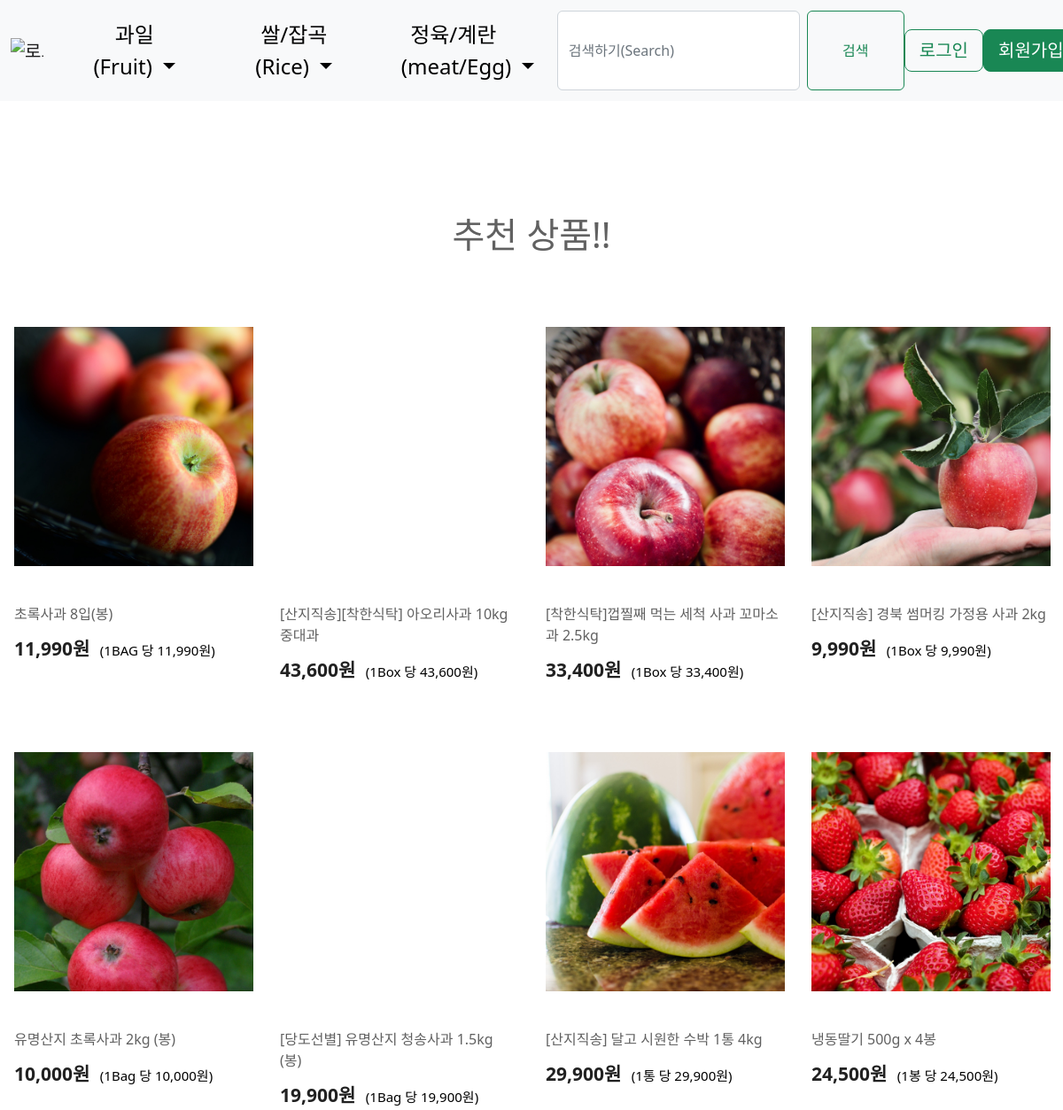
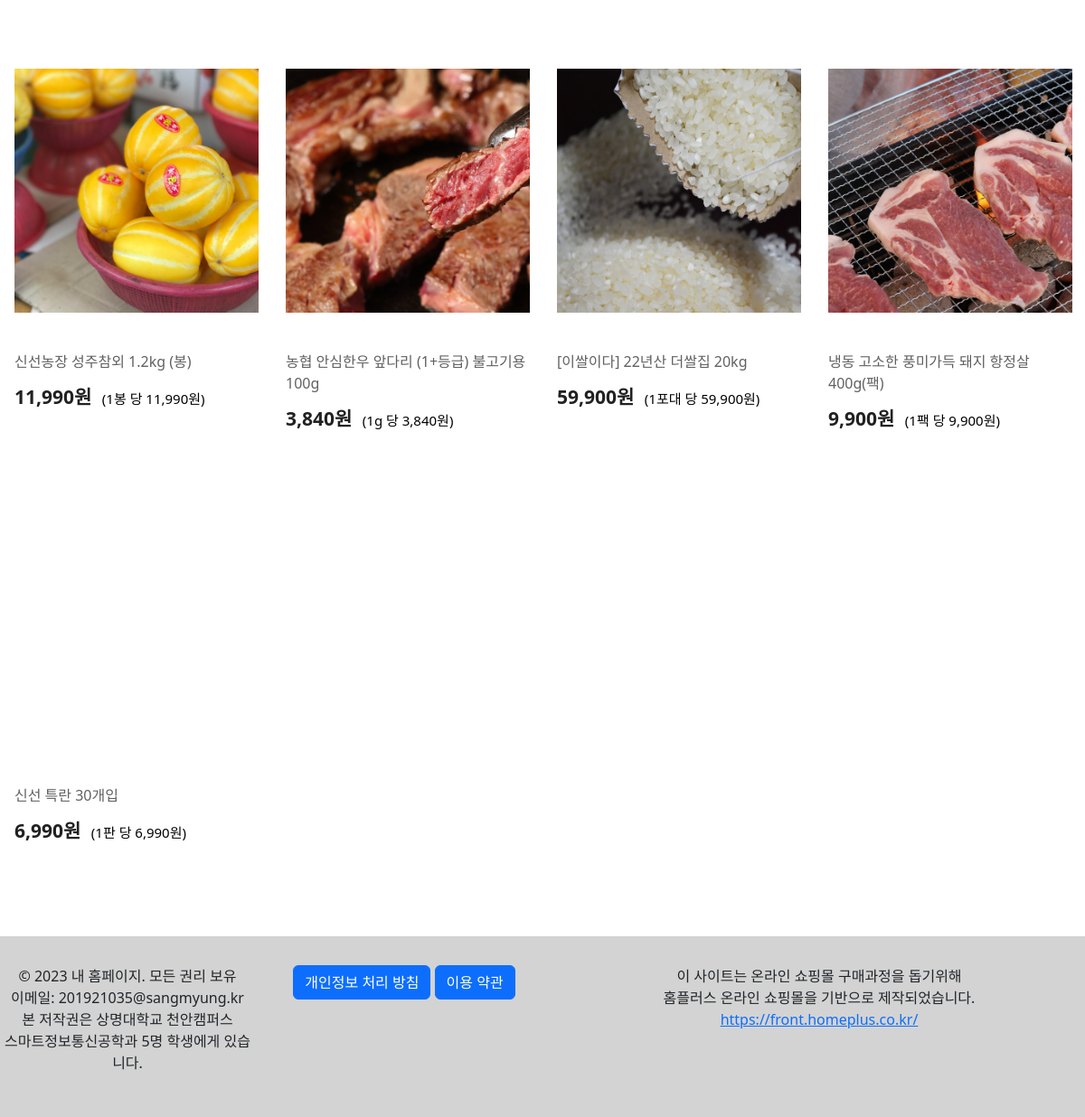
The page / on the database its author committed (2 pictures, top to bottom).
### helpyou/models.py (models this page shows, shortened)
class Product(models.Model):
    categorybig = models.ForeignKey(CategoryBig, on_delete=models.CASCADE, default='')
    categorysmall = models.ForeignKey(CategorySmall, on_delete=models.CASCADE, default='')
    name = models.CharField(max_length=30)  # 상품명
    country = models.CharField(max_length=30) # 원산지
    price = models.IntegerField() # 가격
    unit = models.CharField(max_length=10) # 단위 (개 or BAG) 예) 몇 개당 얼마
    card = models.CharField(max_length=30, null=False, default='3000') # 배송비 3000원
    delivery = models.CharField(max_length=30, null=False, default='3000') # 배송비 3000원
    main_image = models.ImageField(upload_to='helpyou/files/%Y/%m/%d', blank=True) # 메인 이미지
    sub_image1 = models.ImageField(upload_to='helpyou/files/%Y/%m/%d', blank=True) # 서브 이미지 1
    sub_image2 = models.ImageField(upload_to='helpyou/files/%Y/%m/%d', blank=True)  # 서브 이미지 2
    sub_image3 = models.ImageField(upload_to='helpyou/files/%Y/%m/%d', blank=True)  # 서브 이미지 3

### helpyou/views.py (the view, shortened to what this page needs)
# urls.py: path('', views.Index.as_view(), name='index'),  # 첫 화면(메인페이지)
class Index(ListView):
    model = Product
    template_name = "helpyou/index.html"

### helpyou/templates/helpyou/index.html (shortened to what this page needs)
{% include 'helpyou/nav.html' %}
{%  load static %}
{% load humanize %}
    {% block css_area %}
      <link href="{% static 'helpyou/css/index.css' %}" rel="stylesheet" type="text/css">
    {% endblock %}
    {% block main_area %}
        <div class="list_name">
            <div class="name">
                <h3>추천 상품!!</h3>
            </div>
        </div>
        <div class="products col4">
            {% if product_list.exists %}
                    {% for p in product_list %}
                        <li>
                            <div class="img_wrap">
                                <button class="img_button" onclick="retrun false;" style="background: url('{{ p.main_image.url }}') no-repeat; background-size: cover; width: 270px; height: 270px; border: none; cursor: pointer;">
                                </button>
                            </div>
                            <div class="item_info">
                                <a class="click" href="categorydetail.html">
                                    <div class="space1"></div>
                                    <span class="name">
                                        {{ p.name }}
                                    </span>
                                </a>
                                <div class="space2">
                                    <span class="price">
                                        {{ p.price|intcomma }}원
                                    </span>
                                    <span class="price_detail">
                                        (1{{ p.unit }} 당 {{ p.price|intcomma }}원)
                                    </span>
                                </div>
                            </div>
                        </li>
                    {% endfor %}
            {% endif %}
        </div>
    {% endblock %}
{%  include 'helpyou/footer.html' %}

### helpyou/templates/helpyou/nav.html (shortened to what this page needs)
<!DOCTYPE html>
{%  load static %}
<html lang="en">
<head>
        <link href="https://cdn.jsdelivr.net/npm/bootstrap@5.2.3/dist/css/bootstrap.min.css" rel="stylesheet"
>
    <link href="{% static 'helpyou/css/nav.css' %}" rel="stylesheet" type="text/css">
</head>
<body>
    <div class="header">
        <nav class="navbar navbar-expand-lg bg-light">
            <div class="container-fluid">
                <a class="navbar-brand" href="/">
                    <img src="https://cdn.discordapp.com/attachments/1131799837742997516/1133282568146518057/12-removebg-preview.png" width="200" height="70" alt="로고">
                </a>
                <div class="collapse navbar-collapse" id="navbarSupportedContent">
                    <div class="list">
                        <div class="container">
                            <div class="dropdown">
                              <button class="btn btn-outline-success btn-lg dropdown-toggle" type="button" id="dropdownMenuButton1" data-toggle="dropdown" aria-haspopup="true" aria-expanded="false">
                                과일<br>(Fruit)
                              </button>
                            </div>
                            <div class="dropdown">
                              <button class="btn btn-outline-success btn-lg dropdown-toggle" type="button" id="dropdownMenuButton2" data-toggle="dropdown" aria-haspopup="true" aria-expanded="false">
                                쌀/잡곡<br>(Rice)
                              </button>
                            </div>
                            <div class="dropdown">
                              <button class="btn btn-outline-success btn-lg dropdown-toggle" type="button" id="dropdownMenuButton3" data-toggle="dropdown" aria-haspopup="true" aria-expanded="false">
                                정육/계란<br>(meat/Egg)
                              </button>
                            </div>
                        </div>
                    </div>
                    </div>
                    <form class="d-flex col-4" role="search" id="searchbutton" >
                        <input class="form-control me-2" type="search" placeholder="검색하기(Search)" aria-label="Search" id="searchinput">
                        <button class="btn btn-outline-success" type="submit">검색</button>
                    </form>
                    <div class="col text-end">
                        <div class="btn-group" role="group" aria-label="로그인 및 회원가입 버튼">
                            {% if user.is_authenticated %}
                            <form method=post action="{% url 'helpyou:logout' %}">
                                {% csrf_token %}
                                <input type="submit" value="로그아웃" class="btn btn-outline-success btn-lg">
                            </form>
                            {% else %}
                            <form method=post action="{% url 'helpyou:login' %}">
                                <input type="submit" value="로그인" class="btn btn-outline-success btn-lg">
                            </form>
                            {% endif %}
                            <form method="post" action="/">
                                <input type="submit" value="회원가입" class="btn btn-success btn-lg">
                            </form>
                        </div>
                    </div>
                </div>
            </nav>
            </div>
</body>
</html>

### helpyou/templates/helpyou/footer.html (shortened to what this page needs)
<!DOCTYPE html>
{%  load static %}
<html>
<head>
      <link href="{% static 'helpyou/css/footer.css' %}" rel="stylesheet" type="text/css">
    <link href="https://cdn.jsdelivr.net/npm/bootstrap@5.2.3/dist/css/bootstrap.min.css" rel="stylesheet">
</head>
<body>
    <footer class="py-4 text-left">
        <div class="py-0 py-md-2" >
            <div class="row" id="wrapper">
                <div class="col-lg-3 mb-3">
                    © 2023 내 홈페이지. 모든 권리 보유<br>
                    이메일: 201921035@sangmyung.kr <br>
                    본 저작권은 상명대학교 천안캠퍼스<br>
                    스마트정보통신공학과 5명 학생에게 있습니다.
                </div>
                <div class="col-lg-3 mb-3">
                    <button type="button" class="btn btn-primary" data-bs-toggle="modal" data-bs-target="#exampleModal1">
                        개인정보 처리 방침
                    </button>
                    <button type="button" class="btn btn-primary" data-bs-toggle="modal" data-bs-target="#exampleModal2">
                        이용 약관
                    </button>
                </div>
                <div class="col-lg-6 mb-3">
                    이 사이트는 온라인 쇼핑몰 구매과정을 돕기위해<br>
                    홈플러스 온라인 쇼핑몰을 기반으로 제작되었습니다.<br>
                    <a href="https://front.homeplus.co.kr/"> https://front.homeplus.co.kr/ </a>
                </div>
            </div>
        </div>
    </footer>
</body>
</html>

### helpyou/static/helpyou/css/nav.css (style rules this page uses)
span { color: #000000; }
.container { display: flex; }
.dropdown { margin-right: 30px; }
.list button { width: 150px; font-size: x-large; font-weight:300; color: black; border: none; }
.container-fluid { margin-left: 30px; }
#searchbutton { margin-left: auto; }
.d-flex button { width: 150px; height: 90px; }
@media (max-width: 1500px) { .list button { width: 150px; margin: 5px 0; } }
@media (max-width: 1500px) { .container-fluid { margin-left: 0; } }
@media (max-width: 1500px) { .navbar-brand img { width: 150px; } }

### helpyou/static/helpyou/css/index.css (style rules this page uses)
.name h3 { font-size: 40px; width: 1180px; margin: 0 auto 80px; padding: 120px 0 0; text-align: center; }
.products { display: flex; flex-wrap: wrap; }
.products li { width: 25%; margin-right: 0; padding: 0 16px; list-style: none; margin-bottom: 30px; height: 450px; flex-basis: 25%; }
.name { display: inline-block; padding-top: 7px; color: #616161; overflow: hidden; text-overflow: ellipsis; display: -webkit-box; -webkit-line-clamp: 2; -webkit-box-orient: vertical; }
.space1 { min-height: 20px; margin-top: 10px; }
.space2 { margin-top: 12px; }
.price { margin-right: 6px; font-size: 21px; font-weight: 700; color: #212121; margin-top: 12px; }
.price_detail { display: inline-block; font-size: 15px; }
.item_info { text-align: left; }
a.click { text-decoration: none; }

### helpyou/static/helpyou/css/footer.css (style rules this page uses)
html { position: relative; min-height: 100%; }
body { margin: 0; }
footer { position: relative; bottom: 0; left: 0; width: 100%; background-color: lightgray; text-align: center; }
.row { margin-top: 0; margin-bottom: 0; }
.col-lg-3 { padding-left: 0; padding-right: 0; }

### rows shown on the page
Product: main_image (picture), name "초록사과 8입(봉)", price "11,990", unit "BAG"
Product: name "[산지직송][착한식탁] 아오리사과 10kg 중대과", price "43,600", unit "Box"
Product: main_image (picture), name "[착한식탁]껍찔째 먹는 세척 사과 꼬마소과 2.5kg", price "33,400", unit "Box"
Product: main_image (picture), name "[산지직송] 경북 썸머킹 가정용 사과 2kg", price "9,990", unit "Box"
Product: main_image (picture), name "유명산지 초록사과 2kg (봉)", price "10,000", unit "Bag"
Product: name "[당도선별] 유명산지 청송사과 1.5kg (봉)", price "19,900", unit "Bag"
Product: main_image (picture), name "[산지직송] 달고 시원한 수박 1통 4kg", price "29,900", unit "통"
Product: main_image (picture), name "냉동딸기 500g x 4봉", price "24,500", unit "봉"
Product: main_image (picture), name "신선농장 성주참외 1.2kg (봉)", price "11,990", unit "봉"
Product: main_image (picture), name "농협 안심한우 앞다리 (1+등급) 불고기용 100g", price "3,840", unit "g"
Product: main_image (picture), name "[이쌀이다] 22년산 더쌀집 20kg", price "59,900", unit "포대"
Product: main_image (picture), name "냉동 고소한 풍미가득 돼지 항정살 400g(팩)", price "9,900", unit "팩"
Product: name "신선 특란 30개입", price "6,990", unit "판"
